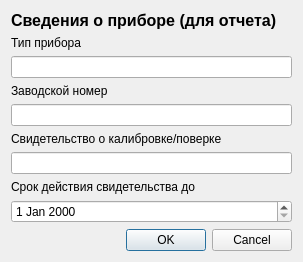
<?xml version="1.0" encoding="UTF-8"?>
<ui version="4.0">
 <class>SetupDialog</class>
 <widget class="QDialog" name="SetupDialog">
  <property name="geometry">
   <rect>
    <x>0</x>
    <y>0</y>
    <width>303</width>
    <height>254</height>
   </rect>
  </property>
  <property name="windowTitle">
   <string>Настройка эталона</string>
  </property>
  <layout class="QVBoxLayout" name="verticalLayout">
   <item>
    <widget class="QLabel" name="label">
     <property name="font">
      <font>
       <pointsize>12</pointsize>
       <weight>75</weight>
       <bold>true</bold>
      </font>
     </property>
     <property name="text">
      <string>Сведения о приборе (для отчета)</string>
     </property>
    </widget>
   </item>
   <item>
    <layout class="QVBoxLayout" name="verticalLayout_2">
     <item>
      <widget class="QLabel" name="label_2">
       <property name="text">
        <string>Тип прибора</string>
       </property>
      </widget>
     </item>
     <item>
      <widget class="QLineEdit" name="TypeDevice"/>
     </item>
    </layout>
   </item>
   <item>
    <layout class="QVBoxLayout" name="verticalLayout_3">
     <item>
      <widget class="QLabel" name="label_3">
       <property name="text">
        <string>Заводской номер</string>
       </property>
      </widget>
     </item>
     <item>
      <widget class="QLineEdit" name="ZN"/>
     </item>
    </layout>
   </item>
   <item>
    <layout class="QVBoxLayout" name="verticalLayout_4">
     <item>
      <widget class="QLabel" name="label_4">
       <property name="text">
        <string>Свидетельство о калибровке/поверке</string>
       </property>
      </widget>
     </item>
     <item>
      <widget class="QLineEdit" name="SKN">
       <property name="text">
        <string/>
       </property>
      </widget>
     </item>
    </layout>
   </item>
   <item>
    <layout class="QVBoxLayout" name="verticalLayout_5">
     <item>
      <widget class="QLabel" name="label_5">
       <property name="text">
        <string>Срок действия свидетельства до</string>
       </property>
      </widget>
     </item>
     <item>
      <widget class="QDateEdit" name="SROK"/>
     </item>
    </layout>
   </item>
   <item>
    <widget class="QDialogButtonBox" name="buttonBox">
     <property name="orientation">
      <enum>Qt::Horizontal</enum>
     </property>
     <property name="standardButtons">
      <set>QDialogButtonBox::Cancel|QDialogButtonBox::Ok</set>
     </property>
    </widget>
   </item>
  </layout>
 </widget>
 <resources/>
 <connections>
  <connection>
   <sender>buttonBox</sender>
   <signal>accepted()</signal>
   <receiver>SetupDialog</receiver>
   <slot>accept()</slot>
   <hints>
    <hint type="sourcelabel">
     <x>248</x>
     <y>254</y>
    </hint>
    <hint type="destinationlabel">
     <x>157</x>
     <y>274</y>
    </hint>
   </hints>
  </connection>
  <connection>
   <sender>buttonBox</sender>
   <signal>rejected()</signal>
   <receiver>SetupDialog</receiver>
   <slot>reject()</slot>
   <hints>
    <hint type="sourcelabel">
     <x>316</x>
     <y>260</y>
    </hint>
    <hint type="destinationlabel">
     <x>286</x>
     <y>274</y>
    </hint>
   </hints>
  </connection>
 </connections>
</ui>
